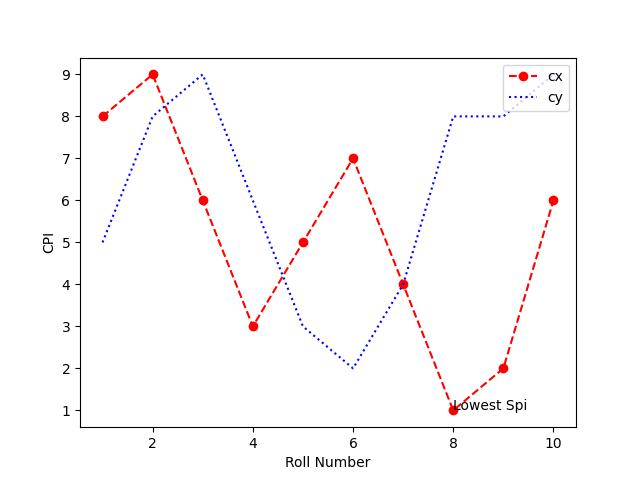
#> input picture Python Programming/mychart.jpg, 640 x 480 px
$ jupyter execute Lab_11.ipynb   (shell and % lines are left out)
#> lines starting #> are read from the running program, lines starting #| are printed output that depends on the picture
<a href='https://www.darshan.ac.in/'> </a>
<pre>
<center><b><h1>Python Programming - 2101CS405</b></center>
<center><b><h1>Lab - 11</b></center>
<pre>

# Graphs

# A

Import matplotlib

[cell 1]
# import matplotlib
# from matplotlib import pyplot as plt
# or
import matplotlib.pyplot as plt

# set matplotlib inline below

[cell 2]
import matplotlib.pyplot as plt
# from matplotlib import pyplot as plt

[cell 3]
x = range(1,11);
y = [1,5,9,7,5,6,3,2,4,9];

plt.plot(x,y);
plt.show();
#> figure, not shown here; curve peaks at x = 3, y = 9
# write a code to display the line chart of above x & y

[cell 4]
x = [1,2,3,4,5,6,7,8,9,10]
cxMarks = [5,8,9,6,3,2,4,8,8,9]
cyMarks = [8,9,6,3,5,7,4,1,2,6]
plt.plot(x,cxMarks);
plt.plot(x,cyMarks);
plt.show();
#> figure, not shown here; curve peaks at x = 3, y = 9; curve peaks at x = 2, y = 9

# write a code to display two lines in a line chart (data given above)

[cell 5]
x = range(1,11,1)
cxMarks= [8,9,6,3,5,7,4,1,2,6]
cyMarks= [5,8,9,6,3,2,4,8,8,9]
plt.plot(x,cxMarks,color="r",marker="o",linestyle="-.");
plt.plot(x,cyMarks,c="b",ls=":");
plt.xlabel("Roll Number");
plt.ylabel("CPI");
plt.annotate(xy=[8,1],text="Lowest Spi");
plt.legend(["cx","cy"],loc=1)
plt.show();
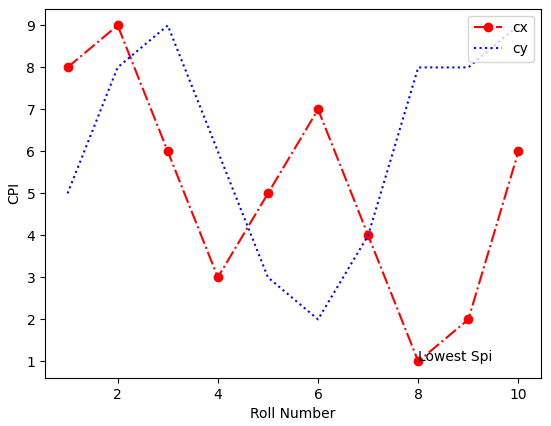
#> figure drawn by matplotlib, 1 panel; curve peaks at x = 2, y = 9; curve peaks at x = 3, y = 9
# plt.savefig("mychart.jpg")

# write a code to generate below graph

### 01) WAP to demonstrate the use of Pie chart.

[cell 6]
x = [i for i in range(10,50,10)]
ex = [0.2,0.0,0.0,0.0]
y = ["food","travel","accomodation","shopping"]
plt.pie(
        x,labels=y,colors=['r','y','g','m'],
        radius=1,
        shadow=2,
        autopct="%0.1f%%",
        explode=ex,
        labeldistance=1.3,
        textprops={"fontsize":15,"color":"g"}
        );
# plt.pie(x);
plt.title("expenses",c="b")
plt.show();
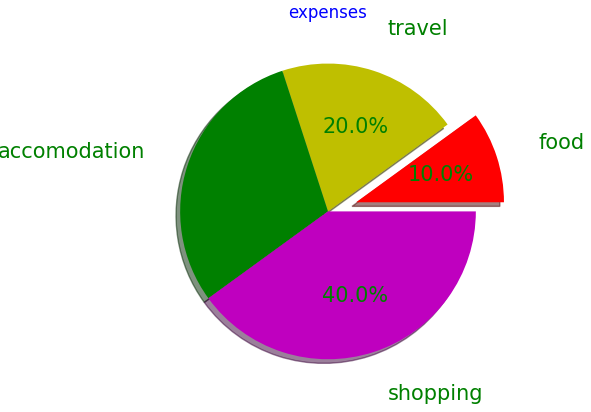
#> figure drawn by matplotlib, 1 panel

### 02) WAP to to Plot List random of X, Y Coordinates in Matplotlib.

[cell 7]
import random;
lista = [10,20,30,40]
y = [];
y.append(random.randint(10,100));
y.append(random.randint(10,100));
y.append(random.randint(10,100));
y.append(random.randint(10,100));
plt.plot(lista,y);
plt.show();
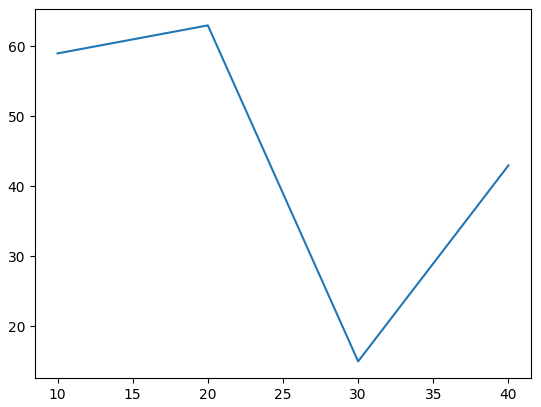
#> figure drawn by matplotlib, 1 panel

### 03) WAP to demonstrate the use of Bar chart.

[cell 8]
x = ["python","c","c++","java"]
c = ['c','y','m','r'];
y = [85,70,60,82];
plt.barh(x,y,align="edge",color=c,edgecolor="b",alpha=0.5);
plt.xlabel("languages")
plt.ylabel("popularity in percentage");
plt.title("popularity of languages");
plt.show();
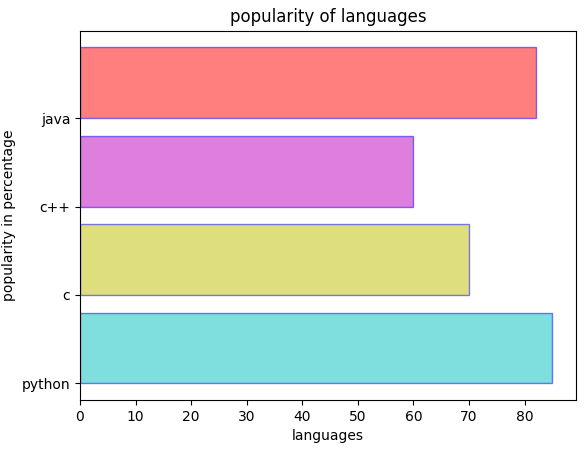
#> figure drawn by matplotlib, 1 panel

### 04) WAP to demonstrate the use of Histogram.

[cell 9]
import numpy as np
cpi = np.random.randint(0,10,100);
plt.hist(cpi,label="cpi hist");

# plt.legend();
plt.show()
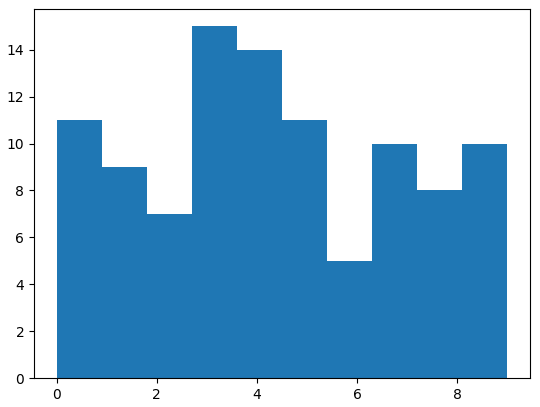
#> figure drawn by matplotlib, 1 panel; tallest bar 15 high, from x = 2.7 to 3.6

# B

### 01) WAP to display the value of each bar in a bar chart using Matplotlib.

[cell 10]
def func_percentage(x,y):
    for i in range(len(x)):
        plt.text(i,y[i],y[i]);
x = ["python","c","c++","java"]
c = ['c','y','m','r'];
y = [85,70,60,82];
plt.bar(x,y,align="edge",color=c,edgecolor="b",alpha=0.5);
plt.xlabel("languages");
plt.ylabel("popularity in percentage");
plt.title("popularity of languages");
func_percentage(x,y);

plt.show();
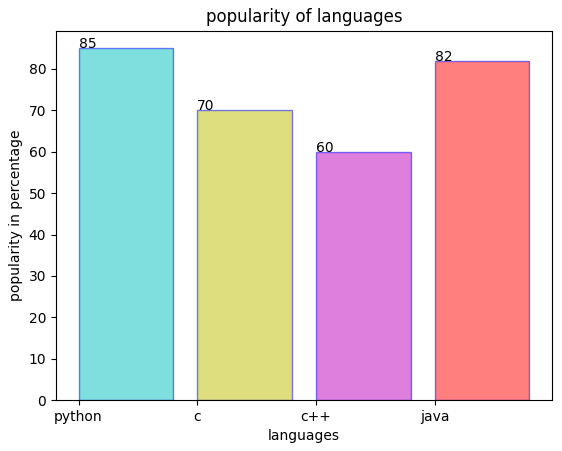
#> figure drawn by matplotlib, 1 panel; tallest bar 85 high, from x = 0 to 0.8

### 02) WAP create a Scatter Plot with several colors in Matplotlib?

[cell 11]
x = [1,2,3,4,5];
y = [2,4,6,8,10];
c = ['green','magenta','cyan','pink','red'];
plt.scatter(x,y,color=c,s=[10,20,30,20,10],marker="*");
plt.show()
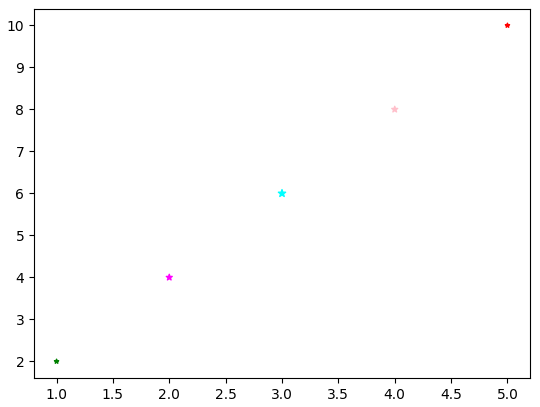
#> figure drawn by matplotlib, 1 panel

### 03) WAP to Display an Image in Grayscale in Matplotlib.

[cell 12]
import matplotlib.pyplot as plt
import numpy;
cpis = numpy.random.randint(0,10,100)
plt.hist(cpis,bins=10,histtype='stepfilled',color="r",align='mid',label="cpi list")
plt.legend(loc=1)
plt.show()
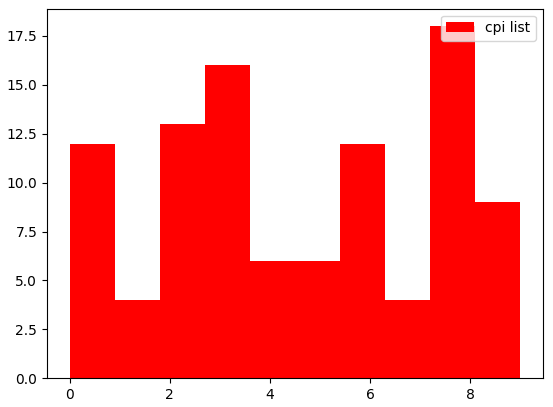
#> figure drawn by matplotlib, 1 panel

[cell 13]
import random
list = []
for i in range(1,20):
  list.append(random.randint(40,70))
plt.ylim(0,100)
plt.boxplot(list);
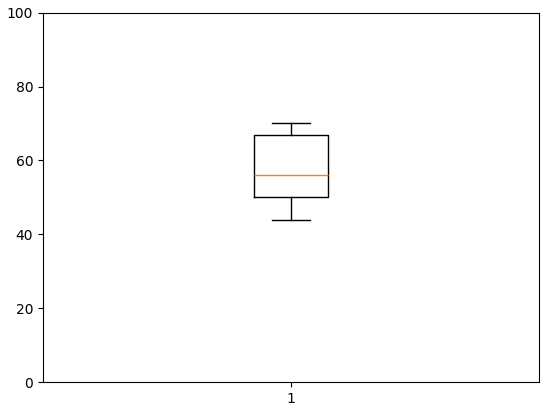
#> figure drawn by matplotlib, 1 panel

[cell 14]
import PIL as pil
img = pil.Image.open("mychart.jpg")
#> img is the input picture: PIL image 640x480 RGB; mean R, G, B 251.1, 249.7, 249.9
greyimage = img.convert("L");
plt.imshow(greyimage,cmap="gray")
plt.show()

[cell 15]
plt.scatter([i for i in range(0,11)],[i for i in range(0,101,10)])
plt.show()
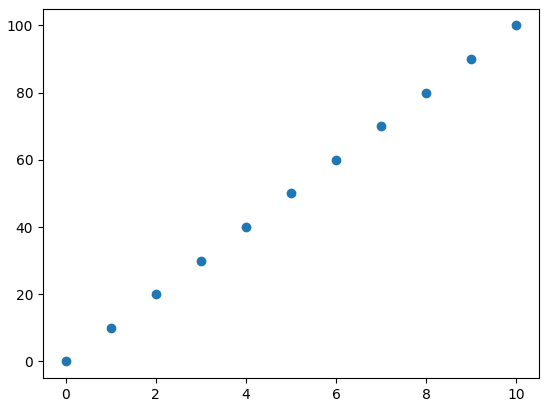
#> figure drawn by matplotlib, 1 panel
